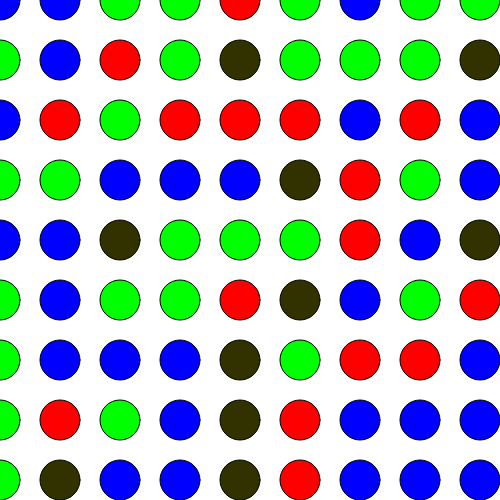
Frame 1 (no input)
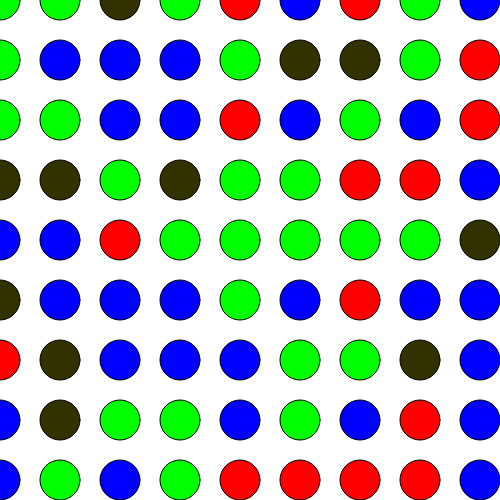
Frame 60 (no input)
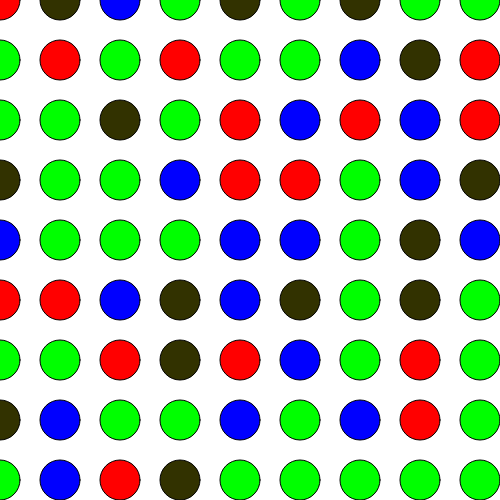
Frame 120 (the mouse pressed at the canvas centre since frame 60)

The p5.js sketch that drew these frames (run headless with seeded random() and noise() and a simulated clock; from frame 60 on, the mouse is pressed at the canvas centre):

// p5.js sketch
// ── sketch.js
var selectColor;
var paleta = [];
var misColores = [];

function setup() {
  
  createCanvas(500, 500);

  paleta[0] = color(255, 0, 0);
  paleta[1] = color(0,255, 0);
  paleta[2] = color(0, 0, 255);
  paleta[3] = color(50, 50, 0);
  
  for (var i = 0; i < 10; i++ ) {
    misColores[i] = [];
    for (var j = 0; j<10; j++) {
    misColores[i][j] = paleta [round(random(3))];
    }
  }
  
  rectMode(CENTER);
}

function draw() {
  background(255);
  
  if(frameCount%15==0){
      eligeColor();
  }

  for (var i = 0; i < 10; i++ ) {
    for (var j = 0; j<10; j++) {
      fill(misColores[i][j]);
      figura(i*60, j*60, 80);
    }
  }
}

function figura(posX, posY, tam) {
  ellipse(posX, posY, tam/2, tam/2);
}

function eligeColor() {
  for (var i = 0; i < 10; i++ ) {
    misColores[i] = [];
    for (var j = 0; j<10; j++) {
    misColores[i][j] = paleta [round(random(3))];
    }
  }
}
